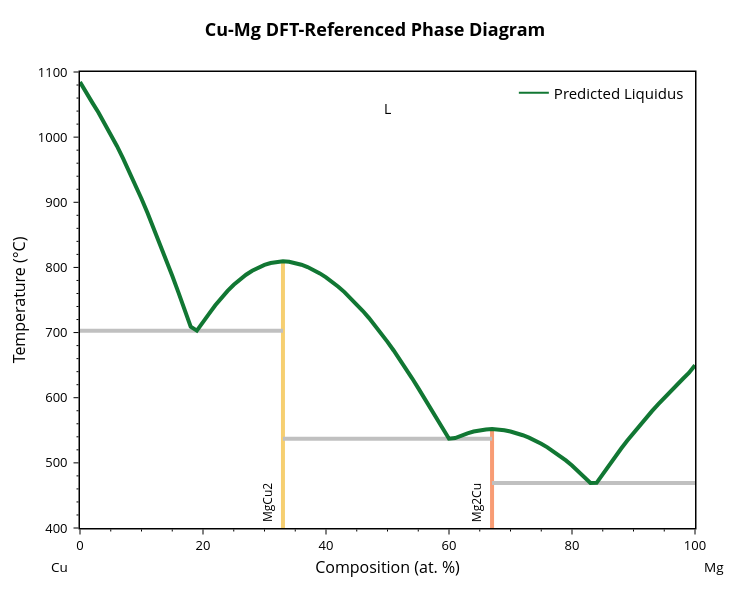

Notebook cell for this chart:
### Code cell
# ============================================================
# STEP 2: Plot initial predicted phase diagram
# ============================================================

BLPlotter(bl).show('pred')

### Figure 1 — Plotly figure (JSON) as saved in the notebook; plotly's stock layout.template omitted (floating-point values rounded to 4 significant figures)
{"data": [{"hovertemplate": "label=MgCu2<br>x=%{x}<br>t=%{y}<extra></extra>", "legendgroup": "MgCu2", "line": {"color": "rgb(246, 207, 113)", "dash": "solid", "width": 4}, "marker": {"symbol": "circle"}, "mode": "lines", "name": "MgCu2", "orientation": "v", "showlegend": false, "type": "scatter", "x": [33, 33, 33, 33, 33, 33, 33, 33, 33, 33, 33, 33, 33, 33, 33, 33, 33, 33, 33, 33, 33, 33, 33, 33, 33, 33, 33, 33, 33, 33, 33, 33, 33, 33, 33, 33, 33, 33, 33, 33, 33, 33, 33, 33], "xaxis": "x", "y": [644.5, 537.0, 702.9, 672.5, 658.8, 567.0, 550.4, 629.8, 614.7, 583.3, 599.2, 764.1, 800.5, 733.1, 685.7, 698.4, 722.2, 710.6, 806.8, 714.9, 729.0, 753.6, 741.9, 762.1, 781.7, 773.5, 804.1, 806.9, 809.6, 808.7, 809.6, 808.7, 788.8, 794.9, 790.9, 796.1, 784.8, 743.5, 753.1, 803.8, 799.9, 770.4, 778.0, -273.1], "yaxis": "y"}, {"hovertemplate": "label=Mg2Cu<br>x=%{x}<br>t=%{y}<extra></extra>", "legendgroup": "Mg2Cu", "line": {"color": "rgb(248, 156, 116)", "dash": "solid", "width": 4}, "marker": {"symbol": "circle"}, "mode": "lines", "name": "Mg2Cu", "orientation": "v", "showlegend": false, "type": "scatter", "x": [67, 67, 67, 67, 67, 67, 67, 67, 67, 67, 67, 67, 67, 67, 67, 67, 67, 67, 67, 67, 67, 67, 67, 67, 67], "xaxis": "x", "y": [534.3, 538.7, 469.1, 537.0, 538.0, 548.1, 552.0, 542.4, 545.6, 550.0, 551.3, 503.8, 495.9, 529.4, 523.8, 511.0, 517.7, 542.0, 478.5, 487.5, 548.0, 545.4, 550.0, 551.3, -273.1], "yaxis": "y"}, {"hovertemplate": "x=%{x}<br>y=%{y}<extra></extra>", "legendgroup": "", "line": {"color": "Silver", "dash": "solid", "width": 4}, "marker": {"symbol": "circle"}, "mode": "lines", "name": "", "orientation": "v", "showlegend": false, "type": "scatter", "x": [67, 83, 100], "xaxis": "x", "y": [469.1, 469.1, 469.1], "yaxis": "y"}, {"hovertemplate": "x=%{x}<br>y=%{y}<extra></extra>", "legendgroup": "", "line": {"color": "Silver", "dash": "solid", "width": 4}, "marker": {"symbol": "circle"}, "mode": "lines", "name": "", "orientation": "v", "showlegend": false, "type": "scatter", "x": [33, 60, 67], "xaxis": "x", "y": [537.0, 537.0, 537.0], "yaxis": "y"}, {"hovertemplate": "x=%{x}<br>y=%{y}<extra></extra>", "legendgroup": "", "line": {"color": "Silver", "dash": "solid", "width": 4}, "marker": {"symbol": "circle"}, "mode": "lines", "name": "", "orientation": "v", "showlegend": false, "type": "scatter", "x": [0, 19, 33], "xaxis": "x", "y": [702.9, 702.9, 702.9], "yaxis": "y"}, {"hovertemplate": "label=L<br>x=%{x}<br>t=%{y}<extra></extra>", "legendgroup": "L", "line": {"color": "#117733", "dash": "solid", "width": 4}, "marker": {"symbol": "circle"}, "mode": "lines", "name": "L", "orientation": "v", "showlegend": false, "type": "scatter", "x": [0, 1, 2, 3, 4, 5, 6, 7.0, 8, 9, 10, 11, 12, 13, 14.0, 15, 16, 17, 18, 19, 20, 21, 22, 23, 24, 25, 26, 27, 28.0, 29.0, 30, 31, 32, 33, 34, 35, 36, 37, 38, 39, 40, 41, 42, 43, 44, 45, 46, 47, 48, 49, 50, 51, 52, 53, 54, 55.0, 56.0, 57.0, 58.0, 59, 60, 61, 62, 63, 64, 65, 66, 67, 68, 69, 70, 71, 72, 73, 74, 75, 76, 77, 78, 79, 80, 81, 82, 83, 84, 85, 86, 87, 88, 89, 90, 91, 92, 93, 94, 95, 96, 97, 98, 99, 100], "xaxis": "x", "y": [1085.0, 1067.0, 1053.0, 1038.0, 1022.0, 1005.0, 986.5, 967.5, 947.7, 927.0, 905.5, 883.3, 860.3, 836.6, 812.3, 787.3, 761.8, 735.6, 709.0, 702.9, 714.9, 729.0, 741.9, 753.6, 764.1, 773.5, 781.7, 788.8, 794.9, 799.9, 803.8, 806.8, 808.7, 809.6, 808.7, 806.9, 804.1, 800.5, 796.1, 790.9, 784.8, 778.0, 770.4, 762.1, 753.1, 743.5, 733.1, 722.2, 710.6, 698.4, 685.7, 672.5, 658.8, 644.5, 629.8, 614.7, 599.2, 583.3, 567.0, 550.4, 537.0, 538.0, 542.0, 545.4, 548.0, 550.0, 551.3, 552.0, 551.3, 550.0, 548.1, 545.6, 542.4, 538.7, 534.3, 529.4, 523.8, 517.7, 511.0, 503.8, 495.9, 487.5, 478.5, 469.1, 469.4, 483.1, 496.5, 509.4, 522.0, 534.2, 546.0, 557.5, 568.6, 579.4, 589.9, 600.0, 609.8, 619.4, 628.7, 638.0, 649.9], "yaxis": "y"}, {"marker": {"color": "#117733"}, "mode": "lines", "name": "Predicted Liquidus", "showlegend": true, "type": "scatter", "x": [null], "y": [null]}], "layout": {"annotations": [{"borderpad": 5, "font": {"color": "black", "size": 12}, "showarrow": false, "text": "MgCu2", "textangle": -90, "x": 30.5, "y": 400, "yanchor": "bottom"}, {"borderpad": 5, "font": {"color": "black", "size": 12}, "showarrow": false, "text": "Mg2Cu", "textangle": -90, "x": 64.5, "y": 400, "yanchor": "bottom"}, {"font": {"color": "black", "size": 14}, "showarrow": false, "text": "L", "x": 50, "y": 1044}, {"font": {"color": "black", "size": 13.5}, "showarrow": false, "text": "Cu", "x": -0.05, "xanchor": "left", "xref": "paper", "y": -0.086, "yanchor": "middle", "yref": "paper"}, {"font": {"color": "black", "size": 13.5}, "showarrow": false, "text": "Mg", "x": 1.05, "xanchor": "right", "xref": "paper", "y": -0.086, "yanchor": "middle", "yref": "paper"}], "font": {"color": "black", "size": 13}, "height": 600, "legend": {"font": {"size": 15}, "x": 0.99, "xanchor": "right", "y": 0.99, "yanchor": "top"}, "margin": {"b": 72, "r": 55, "t": 72}, "plot_bgcolor": "white", "showlegend": true, "title": {"font": {"color": "black", "size": 18}, "text": "<b>Cu-Mg DFT-Referenced Phase Diagram</b>", "x": 0.5, "xanchor": "center", "yanchor": "bottom"}, "width": 750, "xaxis": {"linecolor": "black", "linewidth": 1.5, "minor": {"nticks": 5, "tickcolor": "black", "ticklen": 2, "ticks": "outside", "tickwidth": 1}, "mirror": true, "range": [0, 100], "showline": true, "tickcolor": "black", "tickformat": ".0f", "ticklen": 5, "ticks": "outside", "tickwidth": 1, "title": {"font": {"size": 16}, "standoff": 8, "text": "Composition (at. %)"}}, "yaxis": {"linecolor": "black", "linewidth": 1.5, "minor": {"nticks": 5, "tickcolor": "black", "ticklen": 2, "ticks": "outside", "tickwidth": 1}, "mirror": true, "range": [400, 1100], "showline": true, "tickcolor": "black", "ticklen": 5, "ticks": "outside", "ticksuffix": " ", "tickwidth": 1, "title": {"font": {"size": 16}, "standoff": 8, "text": "Temperature (°C)"}}}}
